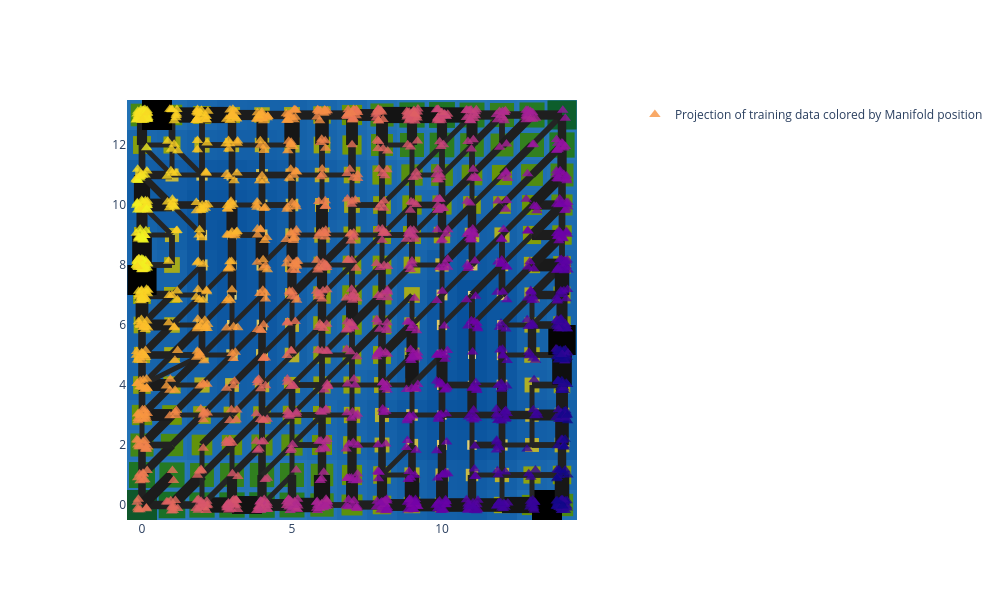

The notebook cell this image was saved under:
### Code cell
basin.pond() \
    .pad_layer(gap="nogap") \
    .rhizome_layer(max_width=30) \
    .attraction_layer(X_scaled, marker=dict(color=y, colorscale="plasma", symbol="triangle-up", opacity=.8), name="Projection of training data colored by Manifold position") \
    .visualize(width=1000, height=600);
